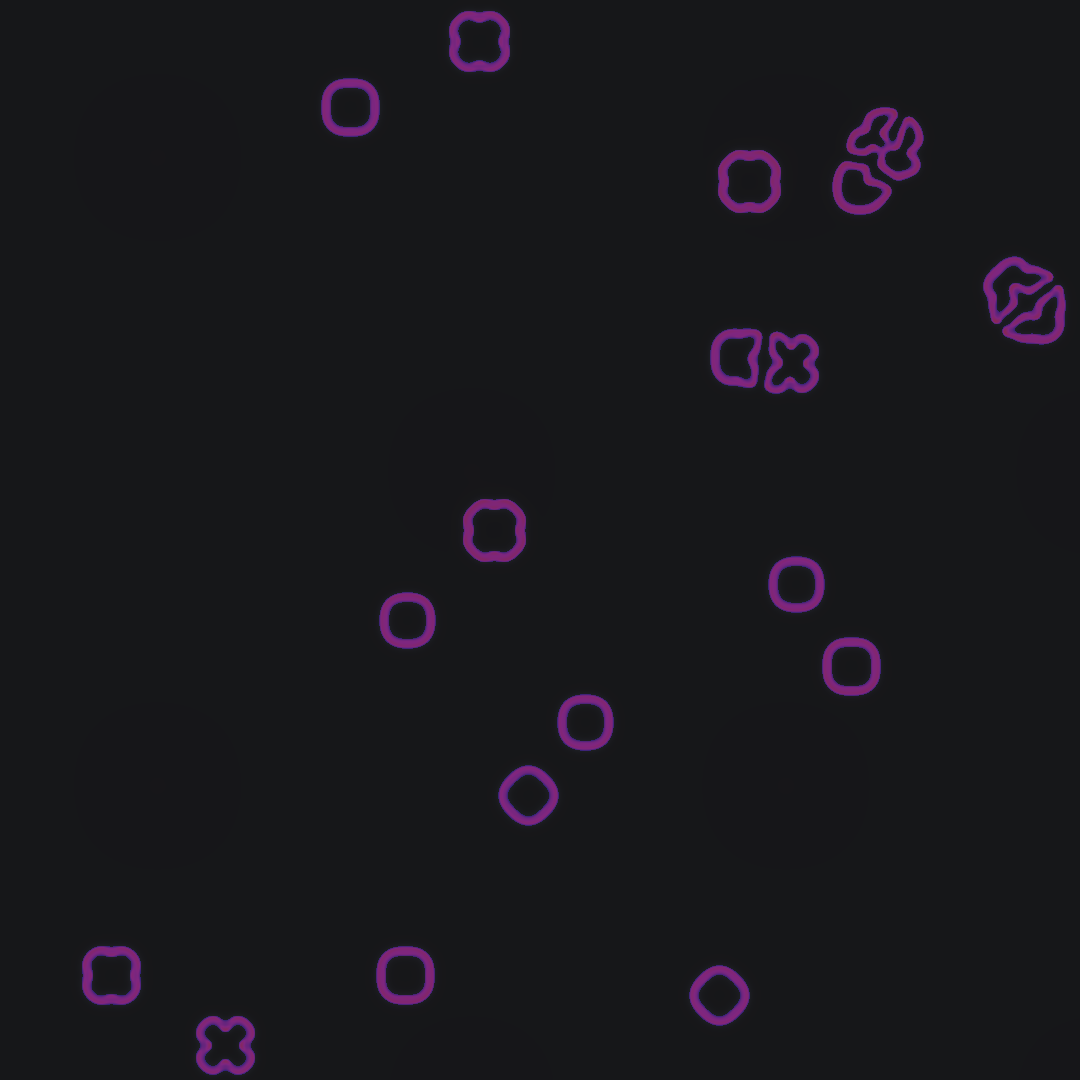

This chart was generated by the following Python code:
import numpy as np
from PIL import Image
import colorsys

# Organic Metamorphosis - Reaction-Diffusion Exploration
# Where chemistry becomes art, where mathematics breathes

# Canvas dimensions
WIDTH, HEIGHT = 1080, 1080

# Gray-Scott reaction-diffusion parameters
# These control the pattern formation
DA = 1.0    # Diffusion rate of chemical A
DB = 0.5    # Diffusion rate of chemical B
FEED = 0.055  # Feed rate (how fast A is added)
KILL = 0.062  # Kill rate (how fast B is removed)

# Initialize chemical concentrations
A = np.ones((HEIGHT, WIDTH), dtype=np.float32)
B = np.zeros((HEIGHT, WIDTH), dtype=np.float32)

# Seed the reaction with random spots
np.random.seed(42)
for _ in range(20):
    x = np.random.randint(20, WIDTH-20)
    y = np.random.randint(20, HEIGHT-20)
    size = np.random.randint(5, 15)
    
    # Create circular seeds
    yy, xx = np.ogrid[:HEIGHT, :WIDTH]
    mask = (xx - x)**2 + (yy - y)**2 <= size**2
    B[mask] = 1.0

# Laplacian convolution weights for diffusion
laplacian_kernel = np.array([[0.05, 0.2, 0.05],
                            [0.2, -1.0, 0.2],
                            [0.05, 0.2, 0.05]], dtype=np.float32)

def laplacian(matrix):
    """Calculate the Laplacian using convolution"""
    # Pad the matrix to handle edges
    padded = np.pad(matrix, 1, mode='edge')
    result = np.zeros_like(matrix)
    
    # Apply convolution
    for i in range(3):
        for j in range(3):
            result += laplacian_kernel[i, j] * padded[i:i+HEIGHT, j:j+WIDTH]
    
    return result

# Time evolution
print("Beginning metamorphosis...")
for iteration in range(2000):  # Reduced iterations for faster generation
    if iteration % 200 == 0:
        print(f"Iteration {iteration}: Patterns forming...")
    
    # Calculate Laplacians
    LA = laplacian(A)
    LB = laplacian(B)
    
    # Reaction-diffusion equations
    reaction = A * B * B
    
    # Update concentrations
    A += (DA * LA - reaction + FEED * (1 - A)) * 0.9
    B += (DB * LB + reaction - (KILL + FEED) * B) * 0.9
    
    # Keep values in valid range
    A = np.clip(A, 0, 1)
    B = np.clip(B, 0, 1)

print("Rendering the emergence...")

# Create the final image
image_array = np.zeros((HEIGHT, WIDTH, 3), dtype=np.uint8)

# Map concentrations to colors
# Using a color scheme inspired by deep ocean life
for y in range(HEIGHT):
    for x in range(WIDTH):
        # Get concentration values
        a_val = A[y, x]
        b_val = B[y, x]
        
        # Create organic color mapping
        # High B concentration: bioluminescent blues and greens
        # Transition zones: purple and pink
        # High A concentration: deep ocean darkness
        
        if b_val > 0.5:
            # Bioluminescent regions
            hue = 0.5 + 0.1 * np.sin(b_val * 10)  # Cyan to green variation
            saturation = 0.8 + 0.2 * b_val
            value = 0.6 + 0.4 * b_val
        elif b_val > 0.2:
            # Transition regions
            hue = 0.7 + 0.3 * (b_val - 0.2) / 0.3  # Purple to blue
            saturation = 0.7
            value = 0.4 + 0.3 * b_val
        else:
            # Deep regions
            hue = 0.65  # Deep blue
            saturation = 0.3 - 0.2 * a_val
            value = 0.1 + 0.1 * (1 - a_val)
        
        # Add subtle variations
        hue += 0.02 * np.sin(x * 0.01) * np.sin(y * 0.01)
        
        # Convert HSV to RGB
        r, g, b = colorsys.hsv_to_rgb(hue % 1, saturation, value)
        image_array[y, x] = [int(r * 255), int(g * 255), int(b * 255)]

# Add subtle glow effects to high concentration areas
for y in range(1, HEIGHT-1):
    for x in range(1, WIDTH-1):
        if B[y, x] > 0.7:
            # Add glow
            for dy in range(-1, 2):
                for dx in range(-1, 2):
                    if dy != 0 or dx != 0:
                        dist = np.sqrt(dy**2 + dx**2)
                        glow_strength = 0.1 / dist
                        ny, nx = y + dy, x + dx
                        if 0 <= ny < HEIGHT and 0 <= nx < WIDTH:
                            image_array[ny, nx] = np.clip(
                                image_array[ny, nx] + glow_strength * 50,
                                0, 255
                            ).astype(np.uint8)

# Create and save the image
image = Image.fromarray(image_array)
image.save('/home/[user]/Art/artworks/2025-08-04_organic_metamorphosis/organic_metamorphosis_01.png')

print("Organic metamorphosis complete.")
print("From simple diffusion, complex life emerges.")
print("The boundary between order and chaos - where beauty lives.")